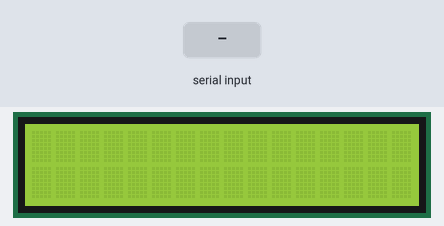
This sketch was run on a simulated Arduino Uno, built with avr-gcc and run on an emulated ATmega328P. On the bench: 16×2 character LCD. Inputs (shaded band) come from the test bench.

Above: at 1.2 s.
1.3 s: "1" received over Serial
At 1.9 s:
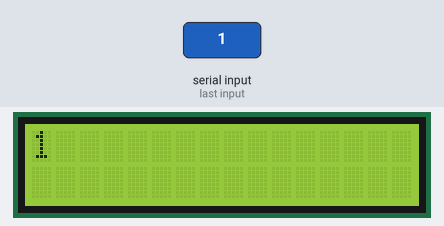
2.9 s: "0" received over Serial
At 4.2 s:
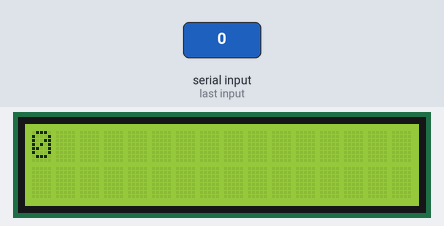
4.5 s: "2" received over Serial
At 5.5 s:
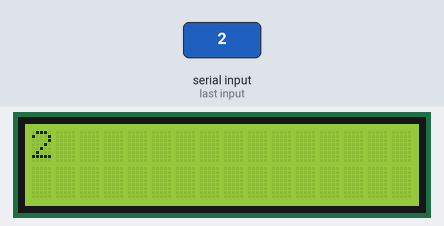
Timing chart, 0 to 7.5 s (numbered marks = the images above; inputs shaded):
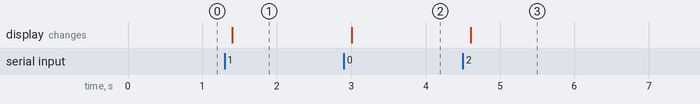

The sketch:

Serial_LCD_Display.ino
```cpp
/*
 * Displays text sent over the serial port (e.g. from the Serial Monitor) on
 * an attached LCD.
 * YWROBOT
 *Compatible with the Arduino IDE 1.0
 *Library version:1.1
 */
#include <Wire.h>
#include <LiquidCrystal_I2C.h>

LiquidCrystal_I2C lcd(0x27, 16, 2);  // set the LCD address to 0x27 for a 16 chars and 2 line display

void setup()
{
  lcd.init();                      // initialize the lcd
  lcd.backlight();
  Serial.begin(115200);
}

void loop()
{
  // when characters arrive over the serial port...
  if (Serial.available()) {
    // wait a bit for the entire message to arrive
    delay(100);
    // clear the screen
    lcd.clear();
    // read all the available characters
    while (Serial.available()) {
      // display each character to the LCD
      lcd.write(Serial.read());
    }
  }
}
```

Measured:
- after the input at 1.3 s, the display: changes after 0.10 s (image 1)
- after the input at 2.9 s, the display: changes after 0.10 s (image 2)
- after the input at 4.5 s, the display: changes after 0.10 s (image 3)
